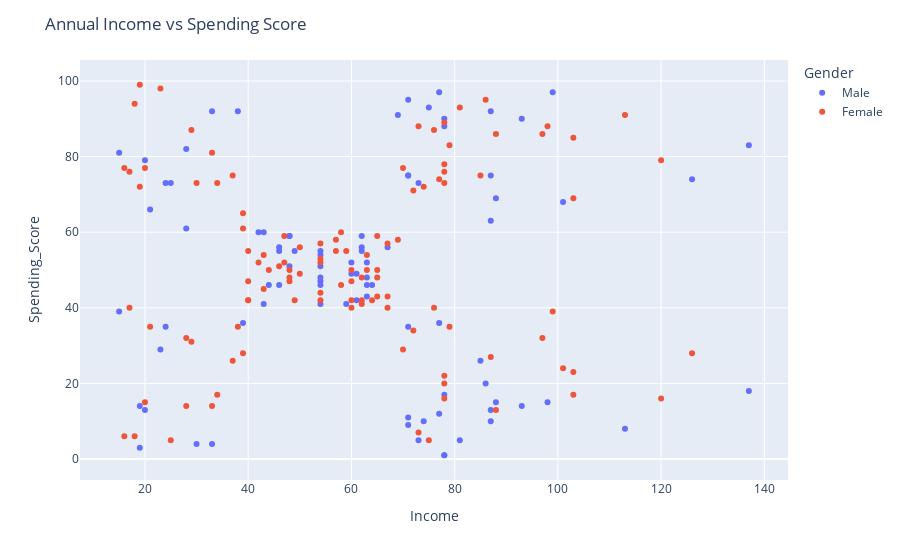

The cell this chart's notebook holds for it:
### Code cell
#Annual Income vs Spending Score
fig = px.scatter(df, x='Income', y='Spending_Score', color='Gender')
fig.update_layout(title='Annual Income vs Spending Score')
fig.show()

### Figure 1 — Plotly figure (JSON) as saved in the notebook; plotly's stock layout.template omitted (floating-point values rounded to 4 significant figures)
{"data": [{"hovertemplate": "Gender=Male<br>Income=%{x}<br>Spending_Score=%{y}<extra></extra>", "legendgroup": "Male", "marker": {"color": "#636efa", "symbol": "circle"}, "mode": "markers", "name": "Male", "orientation": "v", "showlegend": true, "type": "scatter", "x": [15, 15, 19, 19, 20, 20, 21, 23, 24, 24, 25, 28, 28, 30, 33, 33, 38, 39, 42, 43, 43, 44, 46, 46, 46, 48, 48, 48, 49, 54, 54, 54, 54, 54, 54, 54, 59, 60, 60, 61, 61, 62, 62, 62, 63, 63, 63, 63, 64, 67, 69, 71, 71, 71, 71, 71, 71, 73, 73, 74, 75, 77, 77, 77, 78, 78, 78, 78, 78, 81, 85, 86, 87, 87, 87, 87, 87, 88, 88, 93, 93, 98, 99, 101, 113, 126, 137, 137], "xaxis": "x", "y": [39, 81, 3, 14, 13, 79, 66, 29, 35, 73, 73, 82, 61, 4, 4, 92, 92, 36, 60, 60, 41, 46, 46, 56, 55, 51, 59, 59, 55, 47, 54, 48, 51, 55, 41, 46, 41, 49, 52, 42, 49, 59, 55, 56, 46, 43, 48, 52, 46, 56, 91, 35, 95, 11, 75, 9, 75, 5, 73, 10, 93, 12, 97, 36, 90, 17, 88, 1, 1, 5, 26, 20, 63, 13, 75, 10, 92, 15, 69, 14, 90, 15, 97, 68, 8, 74, 18, 83], "yaxis": "y"}, {"hovertemplate": "Gender=Female<br>Income=%{x}<br>Spending_Score=%{y}<extra></extra>", "legendgroup": "Female", "marker": {"color": "#EF553B", "symbol": "circle"}, "mode": "markers", "name": "Female", "orientation": "v", "showlegend": true, "type": "scatter", "x": [16, 16, 17, 17, 18, 18, 19, 19, 20, 20, 21, 23, 25, 28, 28, 29, 29, 30, 33, 33, 34, 34, 37, 37, 38, 39, 39, 39, 40, 40, 40, 40, 42, 43, 43, 44, 46, 47, 47, 48, 48, 48, 49, 50, 50, 54, 54, 54, 54, 54, 57, 57, 58, 58, 59, 60, 60, 60, 60, 62, 62, 62, 63, 63, 64, 65, 65, 65, 65, 67, 67, 67, 69, 70, 70, 72, 72, 73, 73, 74, 75, 76, 76, 77, 78, 78, 78, 78, 78, 78, 78, 79, 79, 81, 85, 86, 87, 88, 88, 97, 97, 98, 99, 101, 103, 103, 103, 103, 113, 120, 120, 126], "xaxis": "x", "y": [6, 77, 40, 76, 6, 94, 72, 99, 15, 77, 35, 98, 5, 14, 32, 31, 87, 73, 14, 81, 17, 73, 26, 75, 35, 61, 28, 65, 55, 47, 42, 42, 52, 54, 45, 50, 51, 52, 59, 50, 48, 47, 42, 49, 56, 53, 52, 42, 44, 57, 58, 55, 60, 46, 55, 40, 42, 47, 50, 41, 48, 42, 50, 54, 42, 48, 50, 43, 59, 43, 57, 40, 58, 29, 77, 34, 71, 88, 7, 72, 5, 40, 87, 74, 22, 20, 76, 16, 89, 78, 73, 35, 83, 93, 75, 95, 27, 13, 86, 32, 86, 88, 39, 24, 17, 85, 23, 69, 91, 16, 79, 28], "yaxis": "y"}], "layout": {"legend": {"title": {"text": "Gender"}, "tracegroupgap": 0}, "margin": {"t": 60}, "title": {"text": "Annual Income vs Spending Score"}, "xaxis": {"anchor": "y", "domain": [0, 1], "title": {"text": "Income"}}, "yaxis": {"anchor": "x", "domain": [0, 1], "title": {"text": "Spending_Score"}}}}
